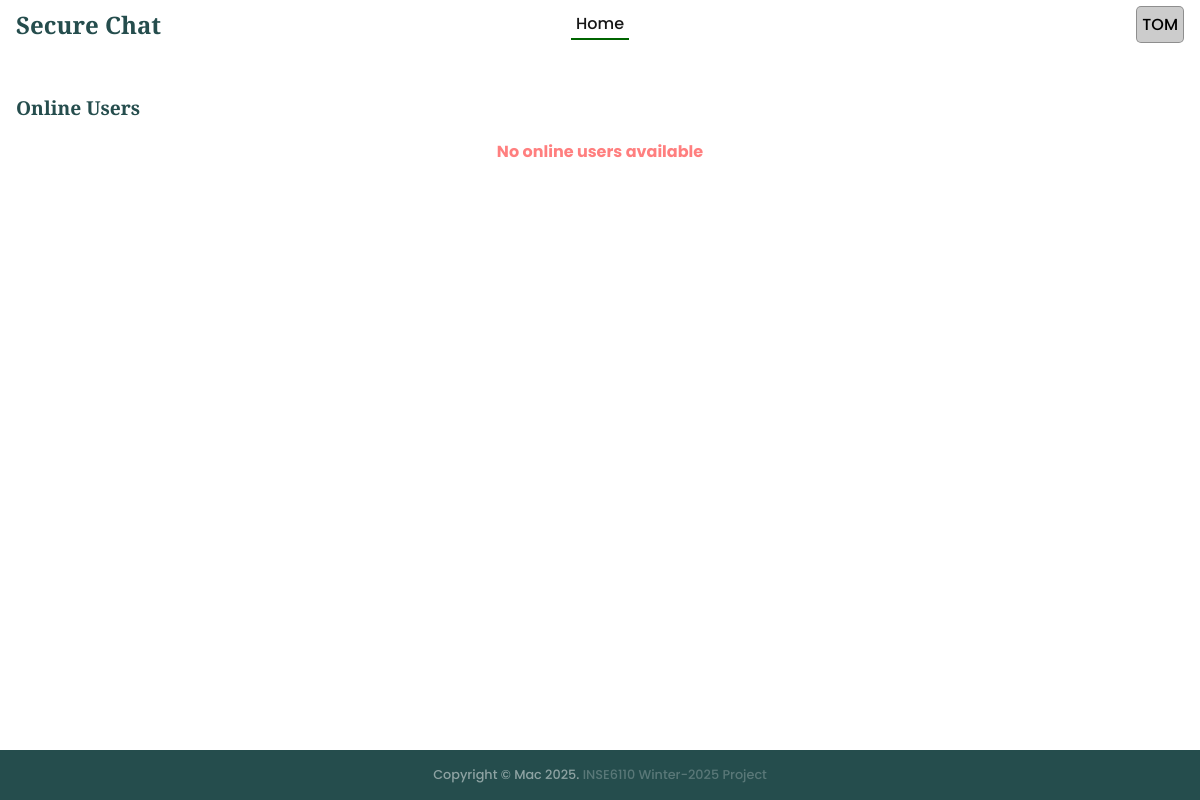
Page /tom/ (signed in) on the earlier database version.
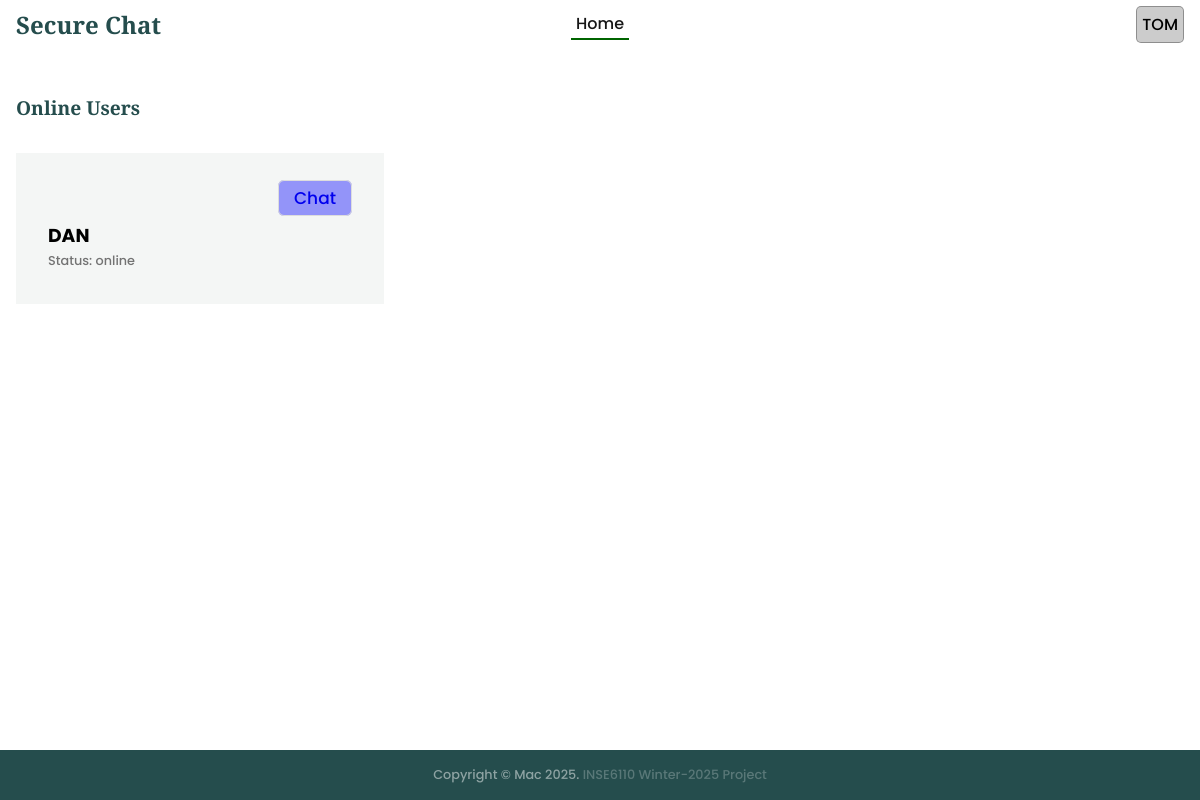
Same page on the later database version.
### chat/models.py (models this page shows, shortened)
class SystemUsers(models.Model):
    username = models.CharField(max_length=50)
    status = models.CharField(max_length=50)
    createdat = models.DateTimeField(default=timezone.now)

### chat/views.py (the view)
# urls.py: path("<str:username>/", index, name="index"),
@login_required
def index(req, username):
    onlineUsers = SystemUsers.objects.filter(status='online').exclude(username=username)
    context = {
        "username": username,
        "onlineUsers": onlineUsers,
        'pageOptions':{
            'page':'index',
            'buttonLabel':'View',
            'header':'Online Users',
            'index': 'active-menu'
        }
    }
    return render(req, "index.html", context)

### templates/index.html (shortened to what this page needs)
{% extends "base.html" %}
{% block content %}
<section class="section__container product__container" id="product">
    {% include "message.html" %}
    {% if pageOptions %}
    <h4 class="section__header">{{pageOptions.header}}</h4>
    {% if onlineUsers %}
    <div class="product__grid">
        {% for user in onlineUsers %}
        <div class="product__card">
            <div class="auction__btn">
                <div class="btn-div">
                    <a class="bid-btn" href="{% url 'chat:chatRoom' username %}?connectwith={{user.username}}">
                        Chat
                    </a>
                </div>
            </div>
            <h3>{{user.username | upper}}</h3>
            <p>Status: {{user.status}}</p>
        </div>
        {% endfor %}
    </div>
    {% else %}
    <div class="auction-notice">No online users available</div>
    {% endif %}
    {% endif %}
</section>
{% endblock %}

### templates/base.html (shortened to what this page needs)
{% load static %}
<!DOCTYPE html>
<html lang="en">
<head>
  <link rel="stylesheet" href="{% static 'css/styles.css' %}" />
</head>
<body>
  <div id="main-container">
    <nav>
      <div class="nav__header">
        <div class="nav__logo">
          <a href="{% url 'chat:index' username %}" class="logo">Secure Chat</a>
        </div>
      </div>
      <ul class="nav__links" id="nav-links">
        {% with current_url=request.get_full_path %}
        {% url 'chat:index' username as url %}
        <li class="{% if current_url == url %} active-menu {%endif%}">
          <a href="{{url}}">Home</a>
        </li>
        {% endwith %}
      </ul>
      <div class="nav__notification" id="nav-notification">
        {% if username %}
        <div class="user-container">
          <div id="systemuser">{{username | upper}}</div>
        </div>
        {% else %}
        <a href="{% url 'chat:login' %}">Login</a>
        {% endif %}
      </div>
    </nav>
    {% block content %}{% endblock %}
  </div>
  <footer class="footer" id="contact">
    <div class="footer__bar">
      Copyright © Mac 2025. <span class="footer-span">INSE6110 Winter-2025 Project</span>
    </div>
  </footer>
</body>
</html>

Differences in the rows shown:
no longer on this page (row unchanged): SystemUsers: username "TOM"
now on this page (row edited): SystemUsers: username "DAN", status "online"
Other differences:
{{ username | upper }}: (not shown) → "TOM"
text no longer shown: "No online users available"
